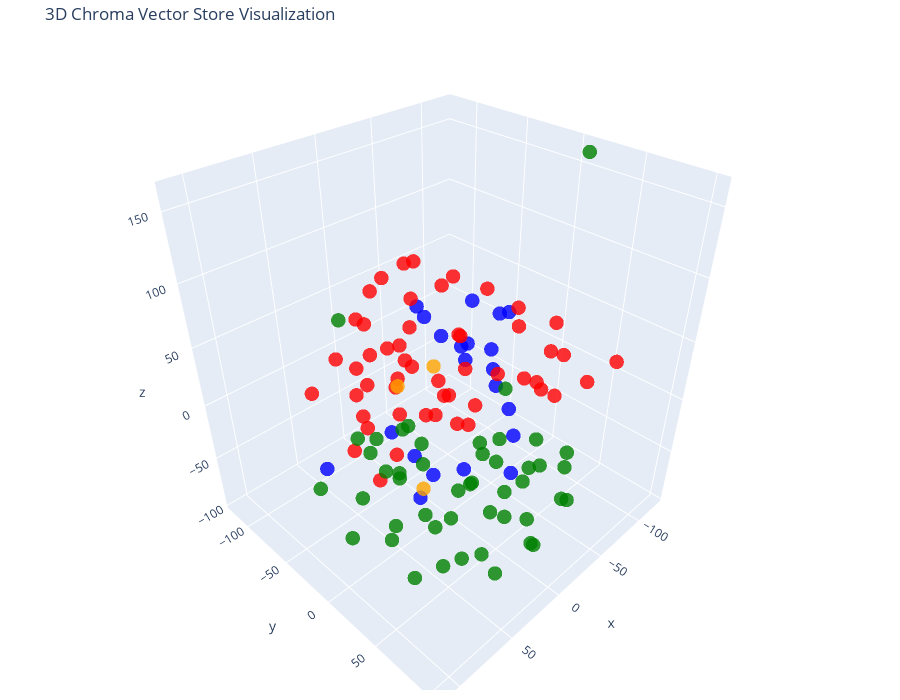

The notebook cell this image was saved under:
### Code cell
# Let's try 3D!

tsne = TSNE(n_components=3, random_state=42)
reduced_vectors = tsne.fit_transform(vectors)

# Create the 3D scatter plot
fig = go.Figure(data=[go.Scatter3d(
    x=reduced_vectors[:, 0],
    y=reduced_vectors[:, 1],
    z=reduced_vectors[:, 2],
    mode='markers',
    marker=dict(size=5, color=colors, opacity=0.8),
    text=[f"Type: {t}<br>Text: {d[:100]}..." for t, d in zip(doc_types, documents)],
    hoverinfo='text'
)])

fig.update_layout(
    title='3D Chroma Vector Store Visualization',
    scene=dict(xaxis_title='x', yaxis_title='y', zaxis_title='z'),
    width=900,
    height=700,
    margin=dict(r=20, b=10, l=10, t=40)
)

fig.show()

### Figure 1 — Plotly figure (JSON) as saved in the notebook; plotly's stock layout.template omitted (floating-point values rounded to 4 significant figures)
{"data": [{"hoverinfo": "text", "marker": {"color": ["blue", "blue", "blue", "blue", "blue", "blue", "blue", "blue", "blue", "blue", "blue", "blue", "blue", "blue", "blue", "blue", "blue", "blue", "blue", "blue", "blue", "red", "red", "red", "red", "red", "red", "red", "red", "red", "red", "red", "red", "red", "red", "red", "red", "red", "red", "red", "red", "red", "red", "red", "red", "red", "red", "red", "red", "red", "red", "red", "red", "red", "red", "red", "red", "red", "red", "red", "red", "red", "red", "red", "red", "red", "red", "red", "red", "red", "red", "red", "red", "orange", "orange", "orange", "green", "green", "green", "green", "green", "green", "green", "green", "green", "green", "green", "green", "green", "green", "green", "green", "green", "green", "green", "green", "green", "green", "green", "green", "green", "green", "green", "green", "green", "green", "green", "green", "green", "green", "green", "green", "green", "green", "green", "green", "green", "green", "green", "green", "green", "green", "green"], "opacity": 0.8, "size": 5}, "mode": "markers", "text": ["Type: products<br>Text: # Product Summary\n\n# Rellm: AI-Powered Enterprise Reinsurance Solution\n\n## Summary\n\nRellm is an inno...", "Type: products<br>Text: ### Seamless Integrations\nRellm's architecture is designed for effortless integration with existing ...", "Type: products<br>Text: ### Regulatory Compliance Tools\nRellm includes built-in compliance tracking features to help organiz...", "Type: products<br>Text: Join the growing number of organizations leveraging Rellm to enhance their reinsurance processes whi...", "Type: products<br>Text: Experience the future of reinsurance with Rellm, where innovation meets reliability. Let Insurellm h...", "Type: products<br>Text: # Product Summary\n\n# Markellm\n\n## Summary\n\nMarkellm is an innovative two-sided marketplace designed ...", "Type: products<br>Text: - **User-Friendly Interface**: Designed with user experience in mind, Markellm features an intuitive...", "Type: products<br>Text: - **Customer Support**: Our dedicated support team is always available to assist both consumers and ...", "Type: products<br>Text: ### For Insurance Companies:\n- **Basic Listing Fee**: $199/month for a featured listing on the platf...", "Type: products<br>Text: ### Q3 2025\n- Initiate a comprehensive marketing campaign targeting both consumers and insurers to i...", "Type: products<br>Text: # Product Summary\n\n# Homellm\n\n## Summary\nHomellm is an innovative home insurance product developed b...", "Type: products<br>Text: ### 2. Dynamic Pricing Model\nWith Homellm's innovative dynamic pricing model, insurance providers ca...", "Type: products<br>Text: ### 5. Multi-Channel Integration\nHomellm seamlessly integrates into existing insurance platforms, pr...", "Type: products<br>Text: - **Basic Tier:** Starting at $5,000/month for small insurers with basic integration features.\n- **S...", "Type: products<br>Text: All tiers include a comprehensive training program and ongoing updates to ensure optimal performance...", "Type: products<br>Text: With Homellm, Insurellm is committed to transforming the landscape of home insurance, ensuring both ...", "Type: products<br>Text: # Product Summary\n\n# Carllm\n\n## Summary\n\nCarllm is an innovative auto insurance product developed by...", "Type: products<br>Text: - **Instant Quoting**: With Carllm, insurance companies can offer near-instant quotes to customers, ...", "Type: products<br>Text: - **Mobile Integration**: Carllm is designed to work seamlessly with mobile applications, providing ...", "Type: products<br>Text: - **Professional Tier**: $2,500/month\n  - For medium-sized companies.\n  - All Basic Tier features pl...", "Type: products<br>Text: ### Q2 2025: Customer Experience Improvements\n- Launch of a new **mobile app** for end-users.\n- Intr...", "Type: contracts<br>Text: # Contract with GreenField Holdings for Markellm\n\n**Effective Date:** November 15, 2023  \n**Contract...", "Type: contracts<br>Text: ## Renewal\n1. **Automatic Renewal**: This contract will automatically renew for sequential one-year ...", "Type: contracts<br>Text: ## Features\n1. **AI-Powered Matching**: Access to advanced algorithms that connect GreenField Holdin...", "Type: contracts<br>Text: ## Support\n1. **Customer Support Access**: The Client will have access to dedicated support through ...", "Type: contracts<br>Text: **Signatures:**  \n_________________________                           _________________________  \n**...", "Type: contracts<br>Text: # Contract with Apex Reinsurance for Rellm: AI-Powered Enterprise Reinsurance Solution\n\n## Terms\n\n1....", "Type: contracts<br>Text: ## Renewal\n\n1. **Automatic Renewal**: This Agreement will automatically renew for successive one-yea...", "Type: contracts<br>Text: 2. **Seamless Integrations**: The architecture of Rellm allows for easy integration with existing sy...", "Type: contracts<br>Text: 1. **Technical Support**: Provider shall offer dedicated technical support to the Client via phone, ...", "Type: contracts<br>Text: **Insurellm, Inc.**  \n_____________________________  \nAuthorized Signature   \nDate: ________________...", "Type: contracts<br>Text: # Contract with Greenstone Insurance for Homellm\n\n---\n\n## Terms\n\n1. **Parties**: This Contract (\"Agr...", "Type: contracts<br>Text: 4. **Payment Terms**: \n   - The Customer shall pay an amount of $10,000 per month for the Standard T...", "Type: contracts<br>Text: ---\n\n## Features\n\n- **AI-Powered Risk Assessment**: Customer will have access to enhanced risk evalu...", "Type: contracts<br>Text: - **Customer Portal**: A dedicated portal will be provided, allowing the Customer's clients to manag...", "Type: contracts<br>Text: ______________________________  \n[Name], [Title]  \nDate: ______________________\n\n**For Greenstone In...", "Type: contracts<br>Text: # Contract with Roadway Insurance Inc. for Carllm\n\n---\n\n## Terms\n\n1. **Agreement Effective Date**: T...", "Type: contracts<br>Text: ---\n\n## Renewal\n\n1. **Automatic Renewal**: This agreement will automatically renew for an additional...", "Type: contracts<br>Text: ---\n\n## Features\n\n1. **Access to Core Features**: Roadway Insurance Inc. will have access to all Pro...", "Type: contracts<br>Text: ---\n\n## Support\n\n1. **Technical Support**: Roadway Insurance Inc. will receive priority technical su...", "Type: contracts<br>Text: # Contract with Stellar Insurance Co. for Rellm\n\n## Terms\nThis contract is made between **Insurellm*...", "Type: contracts<br>Text: ### Termination\nEither party may terminate this agreement with a **30-day written notice**. In the e...", "Type: contracts<br>Text: ## Features\nStellar Insurance Co. will receive access to the following features of the Rellm product...", "Type: contracts<br>Text: ## Support\nInsurellm provides Stellar Insurance Co. with the following support services:\n\n- **24/7 T...", "Type: contracts<br>Text: # Contract with TechDrive Insurance for Carllm\n\n**Contract Date:** October 1, 2024  \n**Contract Dura...", "Type: contracts<br>Text: ## Renewal\n\n1. **Automatic Renewal**: This contract shall automatically renew for additional one-yea...", "Type: contracts<br>Text: ## Support\n\n1. **Customer Support**: Insurellm will provide 24/7 customer support to TechDrive Insur...", "Type: contracts<br>Text: **TechDrive Insurance Representative:**  \nName: Sarah Johnson  \nTitle: Operations Director  \nDate: _...", "Type: contracts<br>Text: # Contract with Belvedere Insurance for Markellm\n\n## Terms\nThis Contract (\"Agreement\") is made and e...", "Type: contracts<br>Text: ## Renewal\n1. **Renewal Terms**: This Agreement may be renewed for additional one-year terms upon mu...", "Type: contracts<br>Text: ## Features\n1. **AI-Powered Matching**: Belvedere Insurance will benefit from Markellm's AI-powered ...", "Type: contracts<br>Text: ## Support\n1. **Technical Support**: Technical support will be available from 9 AM to 7 PM EST, Mond...", "Type: contracts<br>Text: **Belvedere Insurance**  \nSignature: ______________________  \nName: [Authorized Signatory]  \nTitle: ...", "Type: contracts<br>Text: # Contract with Velocity Auto Solutions for Carllm\n\n**Contract Date:** October 1, 2023  \n**Contract ...", "Type: contracts<br>Text: ## Renewal\n\n1. **Automatic Renewal**: This contract will automatically renew for successive 12-month...", "Type: contracts<br>Text: ## Support\n\n1. **Customer Support**: Velocity Auto Solutions will have access to Insurellm’s custome...", "Type: contracts<br>Text: # Contract with GreenValley Insurance for Homellm\n\n**Contract Date:** October 6, 2023  \n**Contract N...", "Type: contracts<br>Text: 4. **Confidentiality:** Both parties agree to maintain the confidentiality of proprietary informatio...", "Type: contracts<br>Text: 1. **AI-Powered Risk Assessment:** Access to advanced AI algorithms for real-time risk evaluations.\n...", "Type: contracts<br>Text: 3. **Regular Updates:** Insurellm will offer ongoing updates and enhancements to the Homellm platfor...", "Type: contracts<br>Text: # Contract with EverGuard Insurance for Rellm: AI-Powered Enterprise Reinsurance Solution\n\n**Contrac...", "Type: contracts<br>Text: 4. **Usage Rights**: EverGuard Insurance is granted a non-exclusive, non-transferable license to acc...", "Type: contracts<br>Text: 1. **Core Functionality**: Rellm provides EverGuard Insurance with advanced AI-driven analytics, sea...", "Type: contracts<br>Text: 1. **Customer Support**: Insurellm will provide EverGuard Insurance with 24/7 customer support, incl...", "Type: contracts<br>Text: ---\n\n**Signatures**  \n**For Insurellm**: __________________________  \n**Name**: John Smith  \n**Title...", "Type: contracts<br>Text: # Contract with BrightWay Solutions for Markellm\n\n**Contract Date:** October 5, 2023  \n**Contract ID...", "Type: contracts<br>Text: 3. **Service Level Agreement (SLA):**  \n   Insurellm commits to a 99.9% uptime for the platform with...", "Type: contracts<br>Text: 2. **Real-Time Quote Availability:**  \n   Consumers sourced via BrightWay Solutions will receive rea...", "Type: contracts<br>Text: 3. **Training and Onboarding:**  \n   Insurellm agrees to provide one free training session on how to...", "Type: contracts<br>Text: # Contract with Pinnacle Insurance Co. for Homellm\n\n## Terms\nThis contract (\"Contract\") is entered i...", "Type: contracts<br>Text: ## Renewal\n1. **Renewal Terms**: At the end of the initial term, this Contract shall automatically r...", "Type: contracts<br>Text: ## Features\n1. **AI-Powered Risk Assessment**: Utilized for tailored underwriting decisions specific...", "Type: contracts<br>Text: ## Support\n1. **Technical Support**: Insurellm shall provide 24/7 technical support via an email and...", "Type: company<br>Text: # Overview of Insurellm\n\nInsurellm is an innovative insurance tech firm with 200 employees across th...", "Type: company<br>Text: # Careers at Insurellm\n\nInsurellm is hiring! We are looking for talented software engineers, data sc...", "Type: company<br>Text: # About Insurellm\n\nInsurellm was founded by Avery Lancaster in 2015 as an insurance tech startup des...", "Type: employees<br>Text: # HR Record\n\n# Alex Chen\n\n## Summary\n- **Date of Birth:** March 15, 1990  \n- **Job Title:** Backend ...", "Type: employees<br>Text: ## Annual Performance History\n- **2020:**  \n  - Completed onboarding successfully.  \n  - Met expecta...", "Type: employees<br>Text: ## Compensation History\n- **2020:** Base Salary: $80,000  \n- **2021:** Base Salary Increase to $90,0...", "Type: employees<br>Text: Alex Chen continues to be a vital asset at Insurellm, contributing significantly to innovative backe...", "Type: employees<br>Text: # HR Record\n\n# Oliver Spencer\n\n## Summary\n- **Date of Birth**: May 14, 1990  \n- **Job Title**: Backe...", "Type: employees<br>Text: ## Annual Performance History\n- **2018**: **3/5** - Adaptable team player but still learning to take...", "Type: employees<br>Text: ## Compensation History\n- **March 2018**: Initial salary of $80,000.\n- **July 2019**: Salary increas...", "Type: employees<br>Text: # HR Record\n\n# Emily Tran\n\n## Summary\n- **Date of Birth:** March 18, 1991  \n- **Job Title:** Digital...", "Type: employees<br>Text: - **January 2017 - May 2018**: Marketing Intern  \n  - Supported the Marketing team by collaborating ...", "Type: employees<br>Text: - **2021**:  \n  - Performance Rating: Meets Expectations  \n  - Key Achievements: Contributed to the ...", "Type: employees<br>Text: - **Professional Development Goals**:  \n  - Emily Tran aims to become a Marketing Manager within the...", "Type: employees<br>Text: # HR Record\n\n# Jordan Blake\n\n## Summary\n- **Date of Birth:** March 15, 1993  \n- **Job Title:** Sales...", "Type: employees<br>Text: ## Annual Performance History\n- **2021:** First year at Insurellm; achieved 90% of monthly targets. ...", "Type: employees<br>Text: ## Other HR Notes\n- Jordan has shown an interest in continuing education, actively participating in ...", "Type: employees<br>Text: # Avery Lancaster\n\n## Summary\n- **Date of Birth**: March 15, 1985  \n- **Job Title**: Co-Founder & Ch...", "Type: employees<br>Text: - **2010 - 2013**: Business Analyst at Edge Analytics  \n  Prior to joining Innovate, Avery worked as...", "Type: employees<br>Text: - **2018**: **Exceeds Expectations**  \n  Under Avery’s pivoted vision, Insurellm launched two new su...", "Type: employees<br>Text: - **2022**: **Satisfactory**  \n  Avery focused on rebuilding team dynamics and addressing employee c...", "Type: employees<br>Text: ## Compensation History\n- **2015**: $150,000 base salary + Significant equity stake  \n- **2016**: $1...", "Type: employees<br>Text: ## Other HR Notes\n- **Professional Development**: Avery has actively participated in leadership trai...", "Type: employees<br>Text: # HR Record\n\n# Maxine Thompson\n\n## Summary\n- **Date of Birth:** January 15, 1991  \n- **Job Title:** ...", "Type: employees<br>Text: ## Insurellm Career Progression\n- **January 2017 - October 2018**: **Junior Data Engineer**  \n  * Ma...", "Type: employees<br>Text: ## Annual Performance History\n- **2017**: *Meets Expectations*  \n  Maxine showed potential in her ro...", "Type: employees<br>Text: - **2021**: *Exceeds Expectations*  \n  Maxine spearheaded the transition to a new data warehousing s...", "Type: employees<br>Text: ## Compensation History\n- **2017**: $70,000 (Junior Data Engineer)  \n- **2018**: $75,000 (Junior Dat...", "Type: employees<br>Text: # Samantha Greene\n\n## Summary\n- **Date of Birth:** October 14, 1990\n- **Job Title:** HR Generalist\n-...", "Type: employees<br>Text: ## Annual Performance History\n- **2020:** Exceeds Expectations  \n  Samantha Greene demonstrated exce...", "Type: employees<br>Text: ## Compensation History\n- **2020:** Base Salary - $55,000  \n  The entry-level salary matched industr...", "Type: employees<br>Text: - **2023:** Base Salary - $70,000  \n  Recognized for substantial improvement in employee relations m...", "Type: employees<br>Text: # HR Record\n\n# Alex Thomson\n\n## Summary\n- **Date of Birth:** March 15, 1995  \n- **Job Title:** Sales...", "Type: employees<br>Text: ## Annual Performance History  \n- **2022** - Rated as \"Exceeds Expectations.\" Alex Thomson achieved ...", "Type: employees<br>Text: ## Other HR Notes\n- Alex Thomson is an active member of the Diversity and Inclusion committee at Ins...", "Type: employees<br>Text: # HR Record\n\n# Samuel Trenton\n\n## Summary\n- **Date of Birth:** April 12, 1989  \n- **Job Title:** Sen...", "Type: employees<br>Text: ## Annual Performance History\n- **2023:** Rating: 4.5/5  \n  *Samuel exceeded expectations, successfu...", "Type: employees<br>Text: ## Compensation History\n- **2023:** Base Salary: $115,000 + Bonus: $15,000  \n  *Annual bonus based o...", "Type: employees<br>Text: - **Engagement in Company Culture:** Regularly participates in team-building events and contributes ...", "Type: employees<br>Text: # HR Record\n\n# Alex Harper\n\n## Summary\n- **Date of Birth**: March 15, 1993  \n- **Job Title**: Sales ...", "Type: employees<br>Text: ## Annual Performance History  \n- **2021**:  \n  - **Performance Rating**: 4.5/5  \n  - **Key Achievem...", "Type: employees<br>Text: - **2022**:  \n  - **Base Salary**: $65,000 (Promotion to Senior SDR)  \n  - **Bonus**: $13,000 (20% o...", "Type: employees<br>Text: # HR Record\n\n# Jordan K. Bishop\n\n## Summary\n- **Date of Birth:** March 15, 1990\n- **Job Title:** Fro...", "Type: employees<br>Text: ## Annual Performance History\n- **2019:** Exceeds Expectations - Continuously delivered high-quality...", "Type: employees<br>Text: ## Compensation History\n- **June 2018:** Starting Salary - $85,000\n- **June 2019:** Salary Increase ...", "Type: employees<br>Text: ## Other HR Notes\n- Jordan K. Bishop has been an integral part of club initiatives, including the In...", "Type: employees<br>Text: # HR Record\n\n# Emily Carter\n\n## Summary\n- **Date of Birth:** August 12, 1990  \n- **Job Title:** Acco...", "Type: employees<br>Text: - **2017-2019:** Marketing Intern  \n  - Assisted with market research and campaign development for s...", "Type: employees<br>Text: ## Compensation History\n| Year | Base Salary | Bonus         | Total Compensation |\n|------|--------...", "Type: employees<br>Text: Emily Carter exemplifies the kind of talent that drives Insurellm's success and is an invaluable ass..."], "type": "scatter3d", "x": [-17.69, 23.5, -45.14, -16.23, 26.04, -14.83, 10.6, -22.97, 77.5, -73.83, -61.3, -51.68, -23.39, -46.54, -22.78, -4.625, -62.85, 9.447, 23.08, -8.156, -69.94, -22.03, -20.87, 36.3, -59.27, -53.38, -59.88, -48.57, 47.0, -25.08, 66.75, 14.76, -61.84, -37.19, -13.23, 43.17, 28.62, -27.21, 43.75, 27.0, 19.55, 11.88, -48.79, -76.39, 2.13, -11.73, -2.08, 4.902, -17.86, -24.07, 4.663, -28.98, 13.08, -26.32, -35.38, -31.65, 16.61, -5.903, -24.21, 2.891, -80.24, -74.82, -59.98, -66.32, -38.41, -98.0, -73.47, -89.14, 45.45, -65.6, -44.45, -53.0, -5.371, 22.81, 28.71, 46.84, 70.69, 70.65, -17.94, 38.15, 34.62, 41.72, 5.323, 31.42, 0.002485, 0.3948, 39.87, 52.94, 3.154, 98.91, 56.67, 82.79, 87.68, 64.9, -48.6, 73.06, 63.0, -93.21, 33.28, 40.81, 20.83, 7.354, 23.18, -31.95, -9.735, 5.763, -24.1, 88.37, 111.0, -123.4, -32.2, 70.24, 64.56, 6.515, -5.362, 59.17, 61.47, -61.01, 82.98, 28.82, 68.81, -10.57, 16.51], "y": [-0.9262, -5.363, 23.56, 37.01, 39.64, -32.0, -20.37, 23.05, -44.21, 0.8553, -13.05, -7.317, -4.813, 3.578, -0.8099, 6.892, 3.407, -26.96, -36.25, -32.43, -78.26, -47.1, -91.7, -36.9, 92.58, -42.85, 18.49, -44.04, -29.82, 2.345, -68.7, -36.68, -69.25, -26.91, -23.86, -46.51, -90.08, -66.92, -55.84, -70.36, -74.01, -65.68, 42.8, 35.24, -82.45, -63.82, -59.01, -84.84, -73.93, -69.69, -53.37, -28.58, -77.62, -95.62, -78.19, -72.63, -26.08, 38.71, 56.76, -1.731, 25.54, 31.87, 51.04, 68.22, -16.42, -19.95, -32.6, -14.32, -39.89, -46.37, -81.8, -40.16, -19.04, 8.657, 2.941, 0.2526, -14.65, 72.08, 31.02, -0.7488, 9.396, 88.81, 28.79, 17.6, -121.8, 83.12, 52.65, 30.41, 36.25, 8.482, 14.72, 20.37, 46.05, 41.15, 70.23, 29.04, 102.5, -26.17, 83.09, 49.39, 60.45, 88.96, 98.07, 81.06, 68.93, -85.93, 60.49, 36.42, -3.585, 10.94, 50.16, 64.83, 12.65, 53.39, 65.98, -1.345, 78.79, 61.54, 1.902, 56.13, 35.33, 99.51, 50.41], "z": [-66.5, 95.41, -72.3, 92.44, 78.04, -91.16, -90.93, 23.89, -32.17, -65.29, 0.279, 25.99, 45.65, 63.69, 82.14, 57.63, -30.12, -52.17, -26.04, 62.03, -3.451, -41.75, 64.5, -65.97, 60.55, -66.37, 8.713, 73.68, 81.72, -6.041, 15.82, 18.56, 50.78, 36.57, 8.738, 36.73, 15.8, 54.4, -43.52, -7.926, 53.77, 77.02, 17.42, -7.228, 10.46, 21.53, -10.05, -17.8, -53.87, 83.67, -70.57, -15.69, -52.38, -3.252, 20.54, -12.31, 40.58, 50.62, 43.93, 15.83, 26.3, 56.1, 45.29, 28.05, -43.23, 19.48, 58.03, 42.64, -0.2759, -18.42, 73.37, 21.88, -16.14, 56.07, -52.66, 48.27, 9.801, -0.8865, -38.4, 9.75, -20.77, 12.7, -45.0, -79.56, 23.37, 3.7, -78.18, -41.61, -14.3, -45.81, 26.72, 38.03, 30.18, 36.03, -24.15, 4.811, -31.91, -42.39, -19.08, -14.05, -40.49, -61.03, -39.74, -50.55, -63.64, -88.45, -2.787, -34.02, -0.6423, 161.1, -41.11, -50.64, -57.05, 11.76, -25.96, -18.5, 25.83, -51.92, -24.83, 23.84, -88.68, -23.49, -94.34]}], "layout": {"height": 700, "margin": {"b": 10, "l": 10, "r": 20, "t": 40}, "scene": {"xaxis": {"title": {"text": "x"}}, "yaxis": {"title": {"text": "y"}}, "zaxis": {"title": {"text": "z"}}}, "title": {"text": "3D Chroma Vector Store Visualization"}, "width": 900}}
